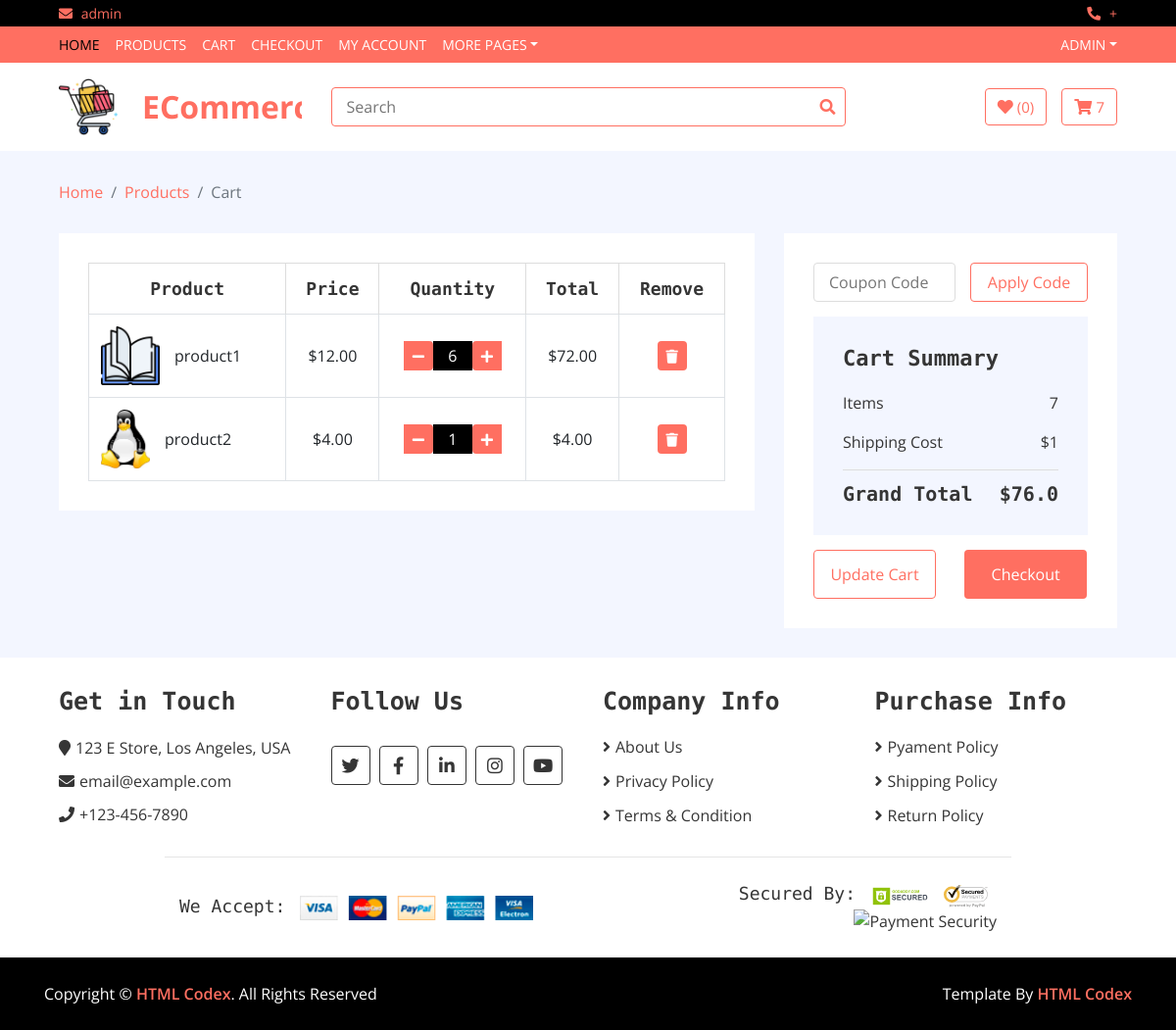
The app's page /cart/ (signed in) with its own data.
### ecommerce_app/models.py (models this page shows, shortened)
class OrderItem(models.Model):
    product = models.ForeignKey(Product, on_delete=models.SET_NULL, blank=True , null=True)
    order = models.ForeignKey(Order, on_delete=models.SET_NULL, blank=True, null=True)
    quantity = models.IntegerField(default=0, null=True, blank=True)
    date_created = models.DateTimeField(auto_now_add=True)
    @property
    def get_total(self):
        total = self.product.price * self.quantity
        return total

class Product(models.Model):
    name = models.CharField(max_length=80)
    category = models.ForeignKey(Category, on_delete=models.CASCADE)
    description = models.TextField(blank=True, null=None)
    price = models.DecimalField(max_digits=7, decimal_places=2)
    stock = models.BooleanField(default=True)
    quantity = models.PositiveIntegerField(default=0)
    image = models.ImageField(upload_to=f"image/pro_", blank=True )
    created_at=models.DateTimeField(auto_now_add=True )
    prand =models.ForeignKey(Prand , on_delete=models.CASCADE)

class Order(models.Model):
    user = models.ForeignKey(User, on_delete=models.SET_NULL, blank=True,null=True)
    date_created = models.DateTimeField(auto_now_add=True)
    complete = models.BooleanField(default=False, null=True, blank=False)
    transaction_id = models.CharField(max_length=200,null=True,blank=True)
    @property
    def get_cart_total(self):
        orderitems = self.orderitem_set.all()
        total = sum([item.get_total for item in orderitems])
        return float(total)
    @property
    def get_cart_items(self):
        orderitems = self.orderitem_set.all()
        total = sum([item.quantity for item in orderitems])
        return total

### ecommerce_app/views.py (the view)
# urls.py: path("cart/", cart, name="cart"),
@login_required(login_url = '/login')
def cart(request):
    if request.user.is_authenticated:
        order, created = Order.objects.get_or_create(user=request.user, complete=False)
        items = order.orderitem_set.all()
        cartItems = order.get_cart_items
    else:
        items = []
        order = {"get_cart_items":0, "get_cart_total":0}
        cartItems = {"order.get_cart_items"}
    context = {
        "items": items,
        "order": order,
        "cartItems":cartItems,
    }
    return render(request, "cart.html", context)

### ecommerce_app/templates/cart.html
{% extends 'base.html' %} {% block body %}
<div class="breadcrumb-wrap">
    <div class="container-fluid">
        <ul class="breadcrumb">
            <li class="breadcrumb-item"><a href="#">Home</a></li>
            <li class="breadcrumb-item"><a href="#">Products</a></li>
            <li class="breadcrumb-item active">Cart</li>
        </ul>
    </div>
</div>
<div class="cart-page">
    <div class="container-fluid">
        <div class="row">
            <div class="col-lg-8">
                <div class="cart-page-inner">
                    <div class="table-responsive">
                        <table class="table table-bordered">
                            <thead class="thead-dark">
                                <tr>
                                    <th>Product</th>
                                    <th>Price</th>
                                    <th>Quantity</th>
                                    <th>Total</th>
                                    <th>Remove</th>
                                </tr>
                            </thead>
                            <tbody class="align-middle">
                                {% for item in items %}
                                <tr>
                                    <td>
                                        <div class="img">
                                            <a href="#"><img src="{{item.product.image.url}}" alt="Image"></a>
                                            <p>{{item.product.name}}</p>
                                        </div>
                                    </td>
                                    <td>${{item.product.price}}</td>
                                    <td>
                                        <div class="qty">
                                            <button class="btn-plus update-cart" data-product="{{item.product.id}}" data-action="remove"><i class="fa fa-minus"></i></button>
                                            <input type="text" value="{{item.quantity}}">
                                            <button class="btn-minus update-cart" data-product="{{item.product.id}}" data-action="add"><i class="fa  fa-plus"></i></button>
                                        </div>
                                    </td>
                                    <td>${{item.get_total}}</td>
                                    <td><button><i class="fa fa-trash"></i></button></td>
                                </tr>
                                {%endfor%}
                            </tbody>
                        </table>
                    </div>
                </div>
            </div>
            <div class="col-lg-4">
                <div class="cart-page-inner">
                    <div class="row">
                        <div class="col-md-12">
                            <div class="coupon">
                                <input type="text" placeholder="Coupon Code">
                                <button>Apply Code</button>
                            </div>
                        </div>
                        <div class="col-md-12">
                            <div class="cart-summary">
                                <div class="cart-content">
                                    <h1>Cart Summary</h1>
                                    <p>Items<span>{{order.get_cart_items}}</span></p>
                                    <p>Shipping Cost<span>$1</span></p>
                                    <h2>Grand Total<span>${{order.get_cart_total}}</span></h2>
                                </div>
                                <div class="cart-btn">
                                    <button>Update Cart</button>
                                    <button onclick="location.href='{% url 'checkout'%}'">Checkout</button>
                                </div>
                            </div>
                        </div>
                    </div>
                </div>
            </div>
        </div>
    </div>
</div>
{% endblock body %}

### ecommerce_app/templates/base.html (shortened to what this page needs)
{% load static %}
<!DOCTYPE html>
<html lang="en">
<head>
    <link href="https://stackpath.bootstrapcdn.com/bootstrap/4.4.1/css/bootstrap.min.css" rel="stylesheet">
    <link href="https://cdnjs.cloudflare.com/ajax/libs/font-awesome/5.10.0/css/all.min.css" rel="stylesheet">
    <link href="{%static 'lib/slick/slick.css'%}" rel="stylesheet">
    <link href="{%static 'lib/slick/slick-theme.css'%}" rel="stylesheet">
    <link href="{%static 'css/style.css'%}" rel="stylesheet"> {% block style %} {% endblock %}
    <link href="{%static 'css/style.css'%}" rel="stylesheet">
</head>
<body>
    <div class="top-bar">
        <div class="container-fluid">
            <div class="row">
                <div class="col-sm-6">
                    <i class="fa fa-envelope"></i> {{user.username}}
                </div>
                <div class="col-sm-6">
                    <i class="fa fa-phone-alt"></i> +{{Register_models.mobile}}
                </div>
            </div>
        </div>
    </div>
    <div class="nav">
        <div class="container-fluid">
            <nav class="navbar navbar-expand-md bg-dark navbar-dark">
                <div class="collapse navbar-collapse justify-content-between" id="navbarCollapse">
                    <div class="navbar-nav mr-auto">
                        <a href="{% url 'home'%}" class="nav-item nav-link active">Home</a>
                        <a href="{% url 'product_list'%}" class="nav-item nav-link">Products</a>
                        <a href="cart.html" class="nav-item nav-link">Cart</a>
                        <a href="checkout.html" class="nav-item nav-link">Checkout</a>
                        <a href="{% url 'my_account'%}" class="nav-item nav-link">My Account</a>
                        <div class="nav-item dropdown">
                            <a href="#" class="nav-link dropdown-toggle" data-toggle="dropdown">More Pages</a>
                        </div>
                    </div>
                    <div class="navbar-nav ml-auto">
                        <div class="nav-item dropdown">
                            {% if user.is_authenticated%}
                            <a href="#" class="nav-link dropdown-toggle" data-toggle="dropdown">{{user.username}}</a>
                            {%else%}
                            <a href="#" class="nav-link dropdown-toggle" data-toggle="dropdown">User Account</a>
                            <div class="dropdown-menu">
                                <a href="{% url 'login'%}" class="dropdown-item">Login</a>
                                <a href="{% url 'register'%}" class="dropdown-item">Register</a>
                            </div>
                            {%endif%}
                        </div>
                    </div>
                </div>
            </nav>
        </div>
    </div>
    <div class="bottom-bar">
        <div class="container-fluid">
            <div class="row align-items-center">
                <div class="col-md-3">
                    <div class="logo">
                        <a href="index.html">
                            <img src="{%static 'img/logo1.png'%}" alt="Logo1">
                            <span>ECommerce</span>
                        </a>
                    </div>
                </div>
                <div class="col-md-6">
                    <div class="search">
                        <input type="text" placeholder="Search">
                        <button><i class="fa fa-search"></i></button>
                    </div>
                </div>
                <div class="col-md-3">
                    <div class="user">
                        <a href="wishlist.html" class="btn wishlist">
                            <i class="fa fa-heart"></i>
                            <span>(0)</span>
                        </a>
                        <a href="{% url 'cart'%}" class="btn cart ">
                            <i class="fa fa-shopping-cart "></i>
                            <span> {{cartItems}} </span>
                        </a>
                    </div>
                </div>
            </div>
        </div>
    </div>
    {% block body%} {% endblock %}
    <div class="footer">
        <div class="container-fluid">
            <div class="row">
                <div class="col-lg-3 col-md-6">
                    <div class="footer-widget">
                        <h2>Get in Touch</h2>
                        <div class="contact-info">
                            <p><i class="fa fa-map-marker"></i>123 E Store, Los Angeles, USA</p>
                            <p><i class="fa fa-envelope"></i>email@example.com</p>
                            <p><i class="fa fa-phone"></i>+123-456-7890</p>
                        </div>
                    </div>
                </div>
                <div class="col-lg-3 col-md-6">
                    <div class="footer-widget">
                        <h2>Follow Us</h2>
                        <div class="contact-info">
                            <div class="social">
                                <a href=""><i class="fab fa-twitter"></i></a>
                                <a href=""><i class="fab fa-facebook-f"></i></a>
                                <a href=""><i class="fab fa-linkedin-in"></i></a>
                                <a href=""><i class="fab fa-instagram"></i></a>
                                <a href=""><i class="fab fa-youtube"></i></a>
                            </div>
                        </div>
                    </div>
                </div>
                <div class="col-lg-3 col-md-6">
                    <div class="footer-widget">
                        <h2>Company Info</h2>
                        <ul>
                            <li><a href="#">About Us</a></li>
                            <li><a href="#">Privacy Policy</a></li>
                            <li><a href="#">Terms & Condition</a></li>
                        </ul>
                    </div>
                </div>
                <div class="col-lg-3 col-md-6">
                    <div class="footer-widget">
                        <h2>Purchase Info</h2>
                        <ul>
                            <li><a href="#">Pyament Policy</a></li>
                            <li><a href="#">Shipping Policy</a></li>
                            <li><a href="#">Return Policy</a></li>
                        </ul>
                    </div>
                </div>
            </div>
            <div class="row payment align-items-center">
                <div class="col-md-6">
                    <div class="payment-method">
                        <h2>We Accept:</h2>
                        <img src="{%static 'img/payment-method.png'%} " alt="Payment Method " />
                    </div>
                </div>
                <div class="col-md-6">
                    <div class="payment-security">
                        <h2>Secured By:</h2>
                        <img src="{%static 'img/godaddy.svg'%} " alt="Payment Security " />
                        <img src="{%static 'img/norton.svg'%} " alt="Payment Security " />
                        <img src="{%static 'img/ssl.svg '%}" alt="Payment Security " />
                    </div>
                </div>
            </div>
        </div>
    </div>
    <div class="footer-bottom">
        <div class="container">
            <div class="row">
                <div class="col-md-6 copyright">
                    <p>Copyright &copy; <a href="https://htmlcodex.com">HTML Codex</a>. All Rights Reserved</p>
                </div>
                <div class="col-md-6 template-by">
                    <p>Template By <a href="https://htmlcodex.com">HTML Codex</a></p>
                </div>
            </div>
        </div>
    </div>
</body>
</html>

### records on screen
OrderItem: product.image (picture), product.name "product1", product.price "12.00", quantity "6", get_total "72.00"
OrderItem: product.image (picture), product.name "product2", product.price "4.00", quantity "1", get_total "4.00"
Order: get_cart_items "7", get_cart_total "76.0"

### other values on screen
{{ user.username }} "admin"
{{ user.username }} "ADMIN"
{{ cartItems }} "7"
